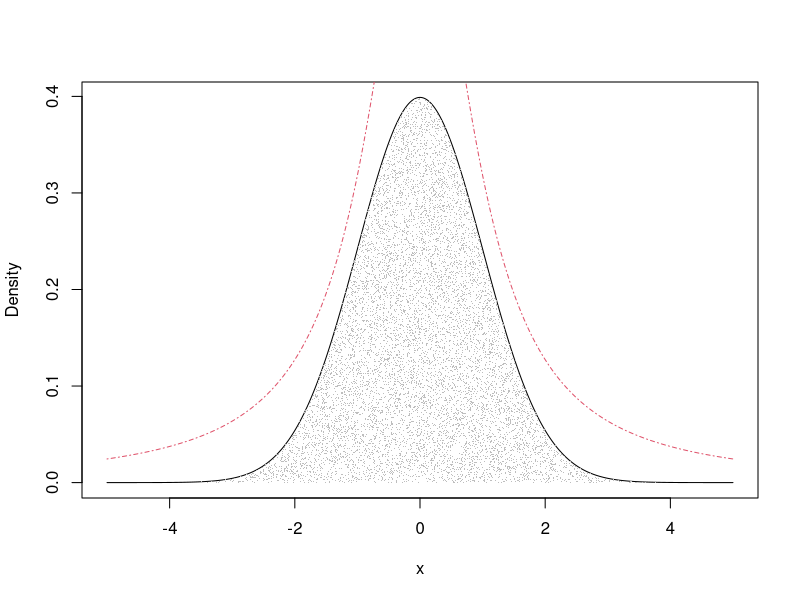
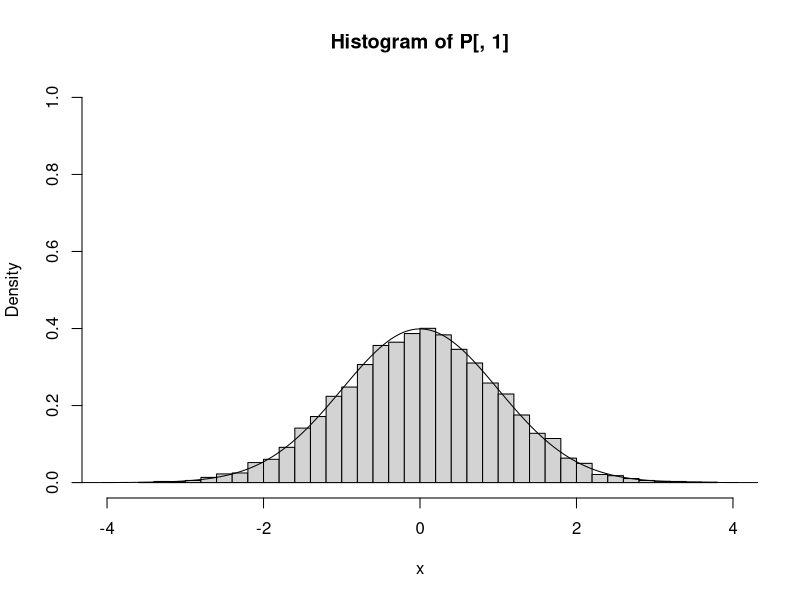

Source code (R) for these figures, in order:
## ---- chunk 1
k <- 2
Simulate.1 <- function(N=1e+4){
  xs <- c()
  ys <- c()
  num <- 0
  test_n <- 0
  while(num < N){
    p <- runif(1)
    if(p < 0.5)
      x <- qcauchy(p)
    else
      x <- -qcauchy(1-p)
    accept.prob <- dnorm(x)/(k*dcauchy(x))
    test_n <- test_n + 1
    m <- runif(1)
    if(accept.prob>=m){
      xs <- c(xs, x)
      ys <- c(ys, m*k*dcauchy(x))
      num <- num + 1
    }
  }
  return(cbind(xs, ys, num, test_n))
}


x <- seq(-5, 5, 1e-3)
y <- k * dcauchy(x)
plot(x, dnorm(x, 0, 1), type='l', xlab='x', ylab='Density')
lines(x, y, lty=4, col=2)
P <- Simulate.1()
points(P[,1], P[,2], pch='.', col='grey')

hist(P[,1],probability=T,xlim=c(-4,4),ylim=c(0,1),xlab="x", breaks = 32)
lines(x,dnorm(x))
## ---- chunk 2
# Estimate expectation
Points <- Simulate.1(N=1e+3)
X <- Points[,1]
Y <- Points[,2]
polynor.y <- function(y){
  poly_y <- y^3*log(1+abs(y))
}
Poly_y <- polynor.y(Y)
cat("Estimate of E[Y^3*log(1+|Y|) = ", mean(Poly_y), "\n")

mcse <- function(y) sd(y)/sqrt(length(y))
interval <- mean(Poly_y) + c(-1,1)*1.96*mcse(Poly_y)
cat("Estimate interval of E[Y^3*log(1+|Y|)] = (", interval[1],",",interval[2], ")\n")

# Probability [-1,2]
judge <- ifelse(X>=-1 & X<=2, 1, 0)
Pr_y <- sum(judge)/length(X)
cat("Pr(Y in [-1,2]) = ", Pr_y, "\n")
## ---- chunk 3
acce_rate <- Points[1,3]/Points[1,4]
cat("The acceptance rate of Accept-Reject algorithm is ", acce_rate, "\n")

# The theoretical acceptance rate is 1/k.
if(abs(acce_rate-1/k)<0.05){
  print("It closes to the theoretical acceptance rate.")
}else{
  print("There are some difference between the acceptance rate of Accept-Reject algorithm 
        and the theoretical one.")
}

## ---- chunk 4
Simulate.4 <- function(Points){
  xs <- Points[,1]
  ys <- Points[,2]
  num <- Points[1,3]
  test_n <- Points[1,4]
  error <- 1
  while(error > 0.01){
    p <- runif(1)
    if(p < 0.5)
      x <- qcauchy(p)
    else
      x <- -qcauchy(1-p)
    accept.prob <- dnorm(x)/(k*dcauchy(x))
    test_n <- test_n + 1
    m <- runif(1)
    if(accept.prob>=m){
      xs <- c(xs, x)
      ys <- c(ys, m*k*dcauchy(x))
      num <- num + 1
      error <- sd(ys)/sqrt(length(ys))
    }
  }
  acce_rate <- num/test_n
  return(cbind(xs, ys, acce_rate, error))
}
Points_4 <- Simulate.4(Points)
cat("The acceptance rate of Accept-Reject algorithm is ", Points_4[1,3], "\n")
cat("Monte Carlo standard error is ", Points_4[1,4], "\n")
## ---- chunk 5
X <- Points[,1]
Y <- Points[,2]
Poly_y <- polynor.y(Y)
cat("Estimate of E[Y^3*log(1+|Y|) = ", mean(Poly_y), "\n")

interval <- mean(Poly_y) + c(-1,1)*1.96*mcse(Poly_y)
cat("Estimate interval of E[Y^3*log(1+|Y|)] = (", interval[1],",",interval[2], ")\n")

# Probability [-1,2]
judge <- ifelse(X>=-1 & X<=2, 1, 0)
Pr_y <- sum(judge)/length(X)
cat("Pr(Y in [-1,2]) = ", Pr_y, "\n")
